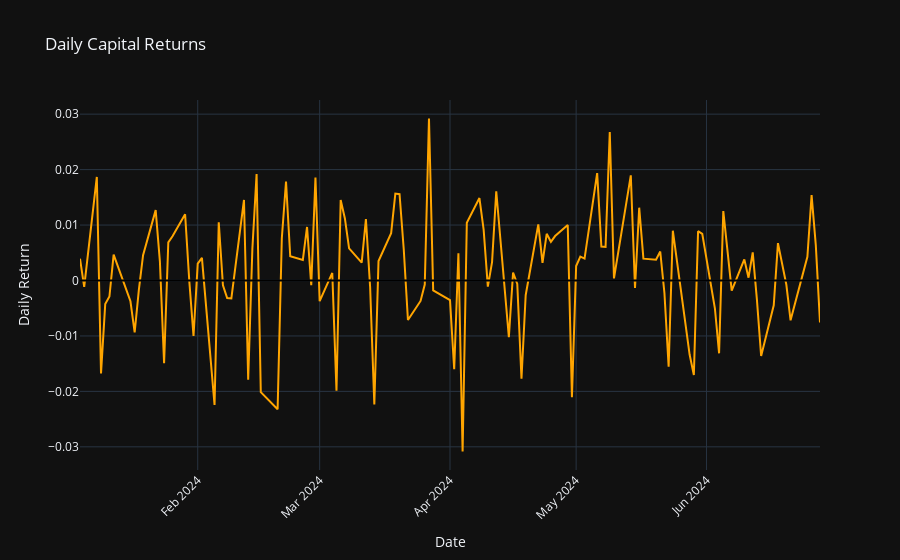
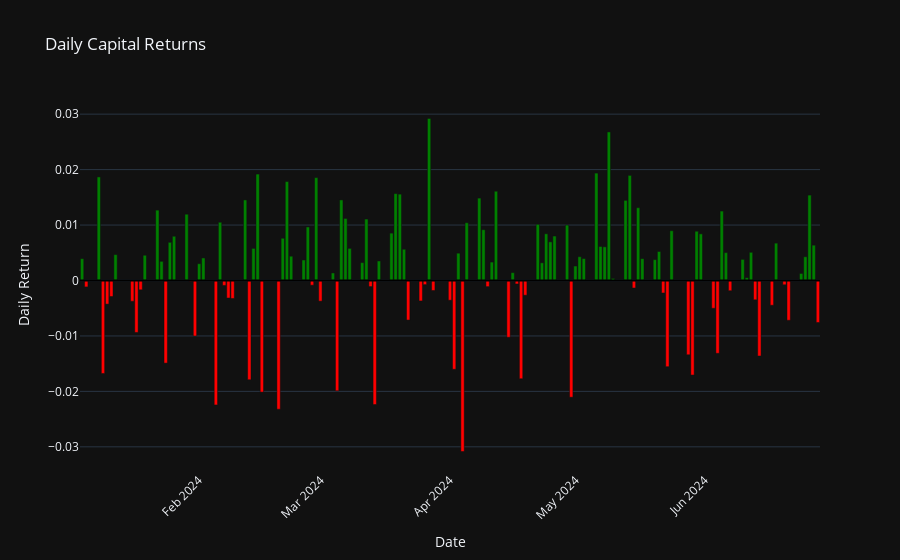
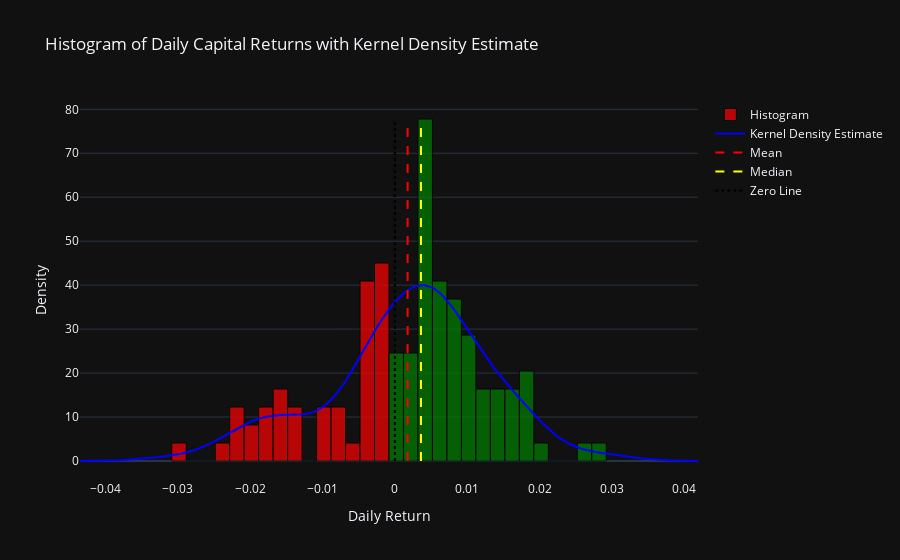
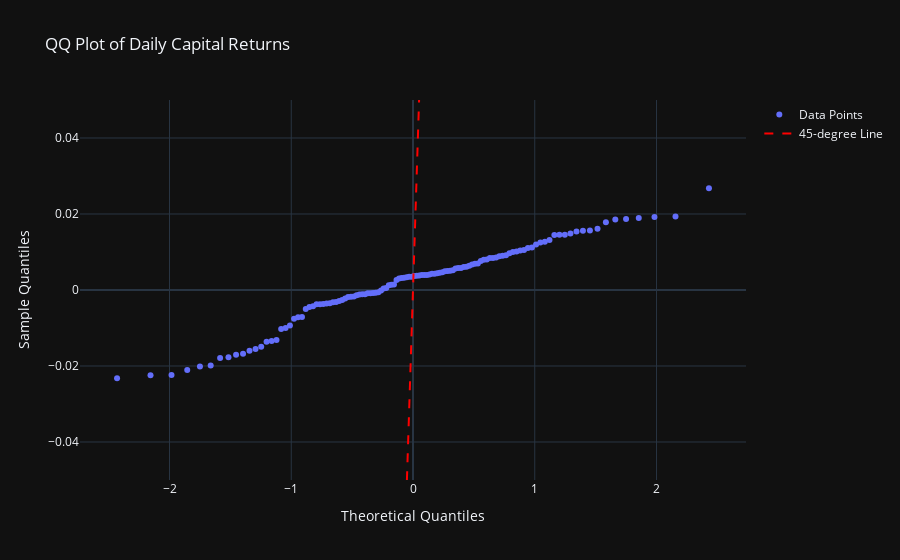

These figures' notebook cell, in order:
### Code cell
import yfinance as yf
import datetime as dt
import pandas as pd
import numpy as np
import plotly.graph_objects as go
import statsmodels.api as sm
from scipy import stats
from plotly.subplots import make_subplots
import seaborn as sns

# Load S&P 500 data
sp500_df = pd.read_csv(r'D:\pycharm\pythonProject\sp500_companies_info.csv')

# Define the list of active U.S. stock tickers
active_tickers = sp500_df['Symbol'].tolist()
start_date = '2024-01-01'
end_date = '2024-07-01'

tickers = pd.read_html('https://en.wikipedia.org/wiki/List_of_S%26P_500_companies')[0]

# Get the data for these tickers from Yahoo Finance
data_full = yf.download(tickers.Symbol.to_list(), start_date, end_date, auto_adjust=True)['Close']
data_full = data_full.ffill()

if data_full.empty:
    raise ValueError("No valid data was fetched after filtering valid tickers.")

# Calculate daily returns
daily_returns = np.round(np.log(data_full / data_full.shift(1)).ffill(), 3)

# Identify biggest losers
biggest_losers = daily_returns.apply(lambda day: day.nsmallest(10).index, axis=1)

# Backtest capital allocation on biggest losers
capital = 5000
capital_over_time = pd.DataFrame(index=daily_returns.index)

for i in range(len(daily_returns.index) - 1):
    losers = biggest_losers.iloc[i]
    prices_today_close = data_full.loc[daily_returns.index[i], losers]
    prices_tomorrow_close = data_full.loc[daily_returns.index[i + 1], losers]
    shares = (capital / 10) / prices_today_close
    capital = (shares * prices_tomorrow_close).sum()
    capital_over_time.loc[daily_returns.index[i + 1], 'Capital'] = capital

initial_capital = 5000

# Calculate total return
total_return = capital_over_time['Capital'].iloc[-1] - initial_capital

# Calculate ROI
roi = total_return / initial_capital

# Calculate the number of days for annualization
days = (capital_over_time.index[-1] - capital_over_time.index[0]).days

# Calculate annualized return
annualized_return = ((capital_over_time['Capital'].iloc[-1] / initial_capital) ** (365 / days)) - 1

daily_capital_returns = capital_over_time['Capital'].pct_change().dropna()
volatility = daily_capital_returns.std() * np.sqrt(252)
rolling_max = capital_over_time['Capital'].cummax()
drawdown = (capital_over_time['Capital'] - rolling_max) / rolling_max
max_drawdown = drawdown.min()
risk_free_rate = 0.01
sharpe_ratio = (daily_capital_returns.mean() - risk_free_rate) / daily_capital_returns.std()

num_trades = len(capital_over_time) - 1
winning_trades = daily_capital_returns[daily_capital_returns > 0].count()
losing_trades = daily_capital_returns[daily_capital_returns < 0].count()
win_rate = winning_trades / num_trades if num_trades > 0 else 0
average_profit = daily_capital_returns[daily_capital_returns > 0].mean()
average_loss = daily_capital_returns[daily_capital_returns < 0].mean()

# Additional Metrics
downside_returns = daily_capital_returns[daily_capital_returns < 0]
sortino_ratio = (daily_capital_returns.mean() - risk_free_rate) / downside_returns.std()
calmar_ratio = annualized_return / abs(max_drawdown)

# Print evaluation results
print(f"Initial Capital: ${initial_capital:.2f}")
print(f"Final Capital: ${capital_over_time['Capital'].iloc[-1]:.2f}")
print(f"Total Return: ${total_return:.2f} ({roi:.2%})")
print(f"Annualized Return: {annualized_return:.2%}")
print(f"Annualized Volatility: {volatility:.2%}")
print(f"Maximum Drawdown: {max_drawdown:.2%}")
print(f"Sharpe Ratio: {sharpe_ratio:.2f}")
print(f"Sortino Ratio: {sortino_ratio:.2f}")
print(f"Calmar Ratio: {calmar_ratio:.2f}")
print(f"Number of Trades: {num_trades}")
print(f"Winning Trades: {winning_trades} ({win_rate:.2%})")
print(f"Losing Trades: {losing_trades} ({(losing_trades / num_trades if num_trades > 0 else 0):.2%})")
print(f"Average Profit per Winning Trade: {average_profit:.2f}")
print(f"Average Loss per Losing Trade: {average_loss:.2f}")

# Visualize daily capital returns with Plotly
fig_returns = go.Figure()
fig_returns.add_trace(go.Scatter(x=daily_capital_returns.index, y=daily_capital_returns, mode='lines', name='Daily Capital Returns', line=dict(color='orange')))
fig_returns.add_hline(y=0, line_color='black')
fig_returns.update_layout(title='Daily Capital Returns', xaxis_title='Date', yaxis_title='Daily Return', xaxis_tickangle=-45)
fig_returns.show()

# Plotting Daily Capital Returns
fig1 = go.Figure()
fig1.add_trace(go.Bar(x=daily_capital_returns.index, 
                      y=daily_capital_returns, 
                      marker_color=['green' if value >= 0 else 'red' for value in daily_capital_returns],
                      name='Daily Returns'))
fig1.add_hline(y=0, line_color='black')
fig1.update_layout(title='Daily Capital Returns',
                   xaxis_title='Date',
                   yaxis_title='Daily Return',
                   xaxis_tickangle=-45)
fig1.show()

# Create a DataFrame for the histogram
hist_data = pd.DataFrame({'Daily Returns': daily_capital_returns})

n, bins = np.histogram(daily_capital_returns, bins=30, density=True)
bin_centers = 0.5 * (bins[:-1] + bins[1:])

# Calculate kernel density estimate
kde = sns.kdeplot(daily_capital_returns, bw_adjust=1, common_norm=False, fill=False).get_lines()[0]
kde_x = kde.get_xdata()
kde_y = kde.get_ydata()

# Create the histogram trace
hist_trace = go.Bar(
    x=bin_centers,
    y=n,
    width=np.diff(bins),
    marker=dict(
        color=['red' if bc <= 0 else 'green' for bc in bin_centers],
        line=dict(color='black', width=1)
    ),
    opacity=0.7,
    name='Histogram'
)

# Create the KDE trace
kde_trace = go.Scatter(
    x=kde_x,
    y=kde_y,
    mode='lines',
    name='Kernel Density Estimate',
    line=dict(color='blue', width=2)
)

# Create mean and median lines
mean_line = go.Scatter(
    x=[np.mean(daily_capital_returns)] * 2,
    y=[0, max(n)],
    mode='lines',
    name='Mean',
    line=dict(color='red', dash='dash')
)

median_line = go.Scatter(
    x=[np.median(daily_capital_returns)] * 2,
    y=[0, max(n)],
    mode='lines',
    name='Median',
    line=dict(color='yellow', dash='dash')
)

zero_line = go.Scatter(
    x=[0, 0],
    y=[0, max(n)],
    mode='lines',
    name='Zero Line',
    line=dict(color='black', dash='dot')
)

# Create the figure
fig = go.Figure(data=[hist_trace, kde_trace, mean_line, median_line, zero_line])

# Update layout
fig.update_layout(
    title='Histogram of Daily Capital Returns with Kernel Density Estimate',
    xaxis_title='Daily Return',
    yaxis_title='Density',
    barmode='overlay'
)

# Show the figure
fig.show()

# QQ Plot using Plotly
df = len(daily_capital_returns) - 1
quantiles = np.percentile(daily_capital_returns.dropna(), np.linspace(0, 100, len(daily_capital_returns.dropna())))
theoretical_quantiles = stats.t.ppf(np.linspace(0, 1, len(quantiles)), df)

# Create the QQ plot
fig3 = go.Figure()
fig3.add_trace(go.Scatter(x=theoretical_quantiles, y=quantiles, mode='markers', name='Data Points'))
fig3.add_trace(go.Scatter(x=theoretical_quantiles, 
                           y=theoretical_quantiles, 
                           mode='lines', 
                           name='45-degree Line', 
                           line=dict(color='red', dash='dash')))
fig3.update_layout(title='QQ Plot of Daily Capital Returns',
                   xaxis_title='Theoretical Quantiles',
                   yaxis_title='Sample Quantiles',
                   yaxis=dict(range=[-0.05, 0.05]),  # Set the y-axis range
                   showlegend=True)
fig3.show()

# Shapiro-Wilk test for normality
shapiro_stat, shapiro_p = stats.shapiro(daily_capital_returns)
alpha = 0.05
print(f'Shapiro-Wilk Test Statistic: {shapiro_stat:.4f}')
print(f'Shapiro-Wilk Test p-value: {shapiro_p:.4f}')
if shapiro_p > alpha:
    print('Fail to reject the null hypothesis: Daily returns are normally distributed.')
else:
    print('Reject the null hypothesis: Daily returns are not normally distributed.')

# Visualize capital over time with drawdown
rolling_max = capital_over_time['Capital'].cummax()
fig4 = go.Figure()
fig4.add_trace(go.Scatter(x=capital_over_time.index, y=capital_over_time['Capital'], 
                           mode='lines', name='Capital', line=dict(color='blue')))
fig4.add_trace(go.Scatter(x=capital_over_time.index, 
                           y=rolling_max, mode='lines', name='Rolling Max', line=dict(color='orange', dash='dash')))
fig4.add_trace(go.Scatter(x=capital_over_time.index, 
                           y=capital_over_time['Capital'], 
                           fill='tonexty', fillcolor='rgba(255, 0, 0, 0.5)', 
                           name='Drawdown', line=dict(color='red', width=0)))
fig4.update_layout(title='Capital Over Time with Drawdown',
                   xaxis_title='Date',
                   yaxis_title='Capital',
                   xaxis_tickangle=-45)
fig4.show()



def main(daily_returns):
    dates = daily_returns.index
    data = daily_returns.values
    
    # Create a figure with subplots for each month
    fig, axs = plt.subplots(3, 4, figsize=(15, 10))  # 3 rows and 4 columns for 12 months
    for ax, month in zip(axs.flatten(), range(1, 13)):
        # Filter dates and data for the current month
        month_dates = dates[dates.month == month]
        month_data = data[dates.month == month]

        # Only plot if there's data for the month
        if len(month_data) > 0:
            calendar_heatmap(ax, month_dates, month_data, month)
        else:
            ax.axis('off')  # Turn off the axis if no data for the month

    plt.tight_layout()
    plt.show()

def calendar_array(dates, data):
    if len(dates) == 0:  # Check if there are any dates
        return [], [], np.nan * np.zeros((6, 7))  # Return empty arrays and a blank calendar

    i, j = zip(*[d.isocalendar()[1:] for d in dates])
    i = np.array(i) - min(i)
    j = np.array(j) - 1
    ni = max(i) + 1

    calendar = np.nan * np.zeros((ni, 7))
    calendar[i, j] = data
    return i, j, calendar

def calendar_heatmap(ax, dates, data, month):
    i, j, calendar = calendar_array(dates, data)
    
    if len(i) > 0 and len(j) > 0:  # Ensure there are valid indices to plot
        im = ax.imshow(calendar, interpolation='none', cmap='RdYlGn', vmin=-0.1, vmax=0.1)
        label_days(ax, dates, i, j, calendar)
        ax.set_title(dt.date(2020, month, 1).strftime('%B'), fontsize=14)
        ax.figure.colorbar(im, ax=ax, label='Daily Return')

def label_days(ax, dates, i, j, calendar):
    day_of_month = np.nan * np.zeros(calendar.shape)
    day_of_month[i, j] = [d.day for d in dates]

    for (i, j), day in np.ndenumerate(day_of_month):
        if np.isfinite(day):
            ax.text(j, i, int(day), ha='center', va='center', color='black')

    ax.set(xticks=np.arange(7), 
           xticklabels=['M', 'T', 'W', 'T', 'F', 'S', 'S'])
    ax.xaxis.tick_top()

# Assuming daily_capital_returns is already calculated as in your previous code
main(daily_capital_returns)

### Figure 1 — Plotly figure (JSON) as saved in the notebook; plotly's stock layout.template omitted (floating-point values rounded to 4 significant figures)
{"data": [{"line": {"color": "orange"}, "mode": "lines", "name": "Daily Capital Returns", "x": ["2024-01-04T00:00:00", "2024-01-05T00:00:00", "2024-01-08T00:00:00", "2024-01-09T00:00:00", "2024-01-10T00:00:00", "2024-01-11T00:00:00", "2024-01-12T00:00:00", "2024-01-16T00:00:00", "2024-01-17T00:00:00", "2024-01-18T00:00:00", "2024-01-19T00:00:00", "2024-01-22T00:00:00", "2024-01-23T00:00:00", "2024-01-24T00:00:00", "2024-01-25T00:00:00", "2024-01-26T00:00:00", "2024-01-29T00:00:00", "2024-01-30T00:00:00", "2024-01-31T00:00:00", "2024-02-01T00:00:00", "2024-02-02T00:00:00", "2024-02-05T00:00:00", "2024-02-06T00:00:00", "2024-02-07T00:00:00", "2024-02-08T00:00:00", "2024-02-09T00:00:00", "2024-02-12T00:00:00", "2024-02-13T00:00:00", "2024-02-14T00:00:00", "2024-02-15T00:00:00", "2024-02-16T00:00:00", "2024-02-20T00:00:00", "2024-02-21T00:00:00", "2024-02-22T00:00:00", "2024-02-23T00:00:00", "2024-02-26T00:00:00", "2024-02-27T00:00:00", "2024-02-28T00:00:00", "2024-02-29T00:00:00", "2024-03-01T00:00:00", "2024-03-04T00:00:00", "2024-03-05T00:00:00", "2024-03-06T00:00:00", "2024-03-07T00:00:00", "2024-03-08T00:00:00", "2024-03-11T00:00:00", "2024-03-12T00:00:00", "2024-03-13T00:00:00", "2024-03-14T00:00:00", "2024-03-15T00:00:00", "2024-03-18T00:00:00", "2024-03-19T00:00:00", "2024-03-20T00:00:00", "2024-03-21T00:00:00", "2024-03-22T00:00:00", "2024-03-25T00:00:00", "2024-03-26T00:00:00", "2024-03-27T00:00:00", "2024-03-28T00:00:00", "2024-04-01T00:00:00", "2024-04-02T00:00:00", "2024-04-03T00:00:00", "2024-04-04T00:00:00", "2024-04-05T00:00:00", "2024-04-08T00:00:00", "2024-04-09T00:00:00", "2024-04-10T00:00:00", "2024-04-11T00:00:00", "2024-04-12T00:00:00", "2024-04-15T00:00:00", "2024-04-16T00:00:00", "2024-04-17T00:00:00", "2024-04-18T00:00:00", "2024-04-19T00:00:00", "2024-04-22T00:00:00", "2024-04-23T00:00:00", "2024-04-24T00:00:00", "2024-04-25T00:00:00", "2024-04-26T00:00:00", "2024-04-29T00:00:00", "2024-04-30T00:00:00", "2024-05-01T00:00:00", "2024-05-02T00:00:00", "2024-05-03T00:00:00", "2024-05-06T00:00:00", "2024-05-07T00:00:00", "2024-05-08T00:00:00", "2024-05-09T00:00:00", "2024-05-10T00:00:00", "2024-05-13T00:00:00", "2024-05-14T00:00:00", "2024-05-15T00:00:00", "2024-05-16T00:00:00", "2024-05-17T00:00:00", "2024-05-20T00:00:00", "2024-05-21T00:00:00", "2024-05-22T00:00:00", "2024-05-23T00:00:00", "2024-05-24T00:00:00", "2024-05-28T00:00:00", "2024-05-29T00:00:00", "2024-05-30T00:00:00", "2024-05-31T00:00:00", "2024-06-03T00:00:00", "2024-06-04T00:00:00", "2024-06-05T00:00:00", "2024-06-06T00:00:00", "2024-06-07T00:00:00", "2024-06-10T00:00:00", "2024-06-11T00:00:00", "2024-06-12T00:00:00", "2024-06-13T00:00:00", "2024-06-14T00:00:00", "2024-06-17T00:00:00", "2024-06-18T00:00:00", "2024-06-20T00:00:00", "2024-06-21T00:00:00", "2024-06-24T00:00:00", "2024-06-25T00:00:00", "2024-06-26T00:00:00", "2024-06-27T00:00:00", "2024-06-28T00:00:00"], "y": [0.003934, -0.001157, 0.01868, -0.01677, -0.004259, -0.002884, 0.004664, -0.00375, -0.009371, -0.001681, 0.004553, 0.01269, 0.003459, -0.0149, 0.006885, 0.007978, 0.01196, -0.0001535, -0.01001, 0.003029, 0.004067, -0.02245, 0.01051, -0.0008836, -0.003158, -0.003245, 0.01453, -0.0179, 0.005793, 0.01919, -0.02013, -0.02321, 0.007617, 0.01785, 0.00438, 0.003696, 0.009655, -0.0008429, 0.01856, -0.003724, 0.00136, -0.0199, 0.01453, 0.01119, 0.005789, 0.003222, 0.01108, -0.001097, -0.02237, 0.003516, 0.008543, 0.01567, 0.01557, 0.005637, -0.007133, -0.00369, -0.0007414, 0.02922, -0.001801, -0.003555, -0.01601, 0.004925, -0.03084, 0.01042, 0.01486, 0.009161, -0.001106, 0.003322, 0.0161, -0.01024, 0.001415, -0.0006231, -0.01772, -0.002654, 0.01013, 0.003189, 0.008426, 0.006974, 0.008018, 0.009995, -0.02105, 0.002609, 0.004292, 0.003957, 0.01937, 0.006137, 0.006075, 0.02679, 0.0003678, 0.01446, 0.01896, -0.00135, 0.01313, 0.003939, 0.003761, 0.005227, -0.00225, -0.01555, 0.008982, -0.0134, -0.01705, 0.008887, 0.00841, -0.005011, -0.01313, 0.01252, 0.005024, -0.001845, 0.003805, 0.0005112, 0.005083, -0.003482, -0.01362, -0.004462, 0.006737, -0.0007718, -0.007177, 0.00127, 0.004286, 0.01541, 0.00637, -0.007569], "type": "scatter"}], "layout": {"shapes": [{"line": {"color": "black"}, "type": "line", "x0": 0, "x1": 1, "xref": "x domain", "y0": 0, "y1": 0, "yref": "y"}], "xaxis": {"title": {"text": "Date"}, "tickangle": -45}, "title": {"text": "Daily Capital Returns"}, "yaxis": {"title": {"text": "Daily Return"}}}}

### Figure 2 — Plotly figure (JSON) as saved in the notebook; plotly's stock layout.template omitted (floating-point values rounded to 4 significant figures)
{"data": [{"marker": {"color": ["green", "red", "green", "red", "red", "red", "green", "red", "red", "red", "green", "green", "green", "red", "green", "green", "green", "red", "red", "green", "green", "red", "green", "red", "red", "red", "green", "red", "green", "green", "red", "red", "green", "green", "green", "green", "green", "red", "green", "red", "green", "red", "green", "green", "green", "green", "green", "red", "red", "green", "green", "green", "green", "green", "red", "red", "red", "green", "red", "red", "red", "green", "red", "green", "green", "green", "red", "green", "green", "red", "green", "red", "red", "red", "green", "green", "green", "green", "green", "green", "red", "green", "green", "green", "green", "green", "green", "green", "green", "green", "green", "red", "green", "green", "green", "green", "red", "red", "green", "red", "red", "green", "green", "red", "red", "green", "green", "red", "green", "green", "green", "red", "red", "red", "green", "red", "red", "green", "green", "green", "green", "red"]}, "name": "Daily Returns", "x": ["2024-01-04T00:00:00", "2024-01-05T00:00:00", "2024-01-08T00:00:00", "2024-01-09T00:00:00", "2024-01-10T00:00:00", "2024-01-11T00:00:00", "2024-01-12T00:00:00", "2024-01-16T00:00:00", "2024-01-17T00:00:00", "2024-01-18T00:00:00", "2024-01-19T00:00:00", "2024-01-22T00:00:00", "2024-01-23T00:00:00", "2024-01-24T00:00:00", "2024-01-25T00:00:00", "2024-01-26T00:00:00", "2024-01-29T00:00:00", "2024-01-30T00:00:00", "2024-01-31T00:00:00", "2024-02-01T00:00:00", "2024-02-02T00:00:00", "2024-02-05T00:00:00", "2024-02-06T00:00:00", "2024-02-07T00:00:00", "2024-02-08T00:00:00", "2024-02-09T00:00:00", "2024-02-12T00:00:00", "2024-02-13T00:00:00", "2024-02-14T00:00:00", "2024-02-15T00:00:00", "2024-02-16T00:00:00", "2024-02-20T00:00:00", "2024-02-21T00:00:00", "2024-02-22T00:00:00", "2024-02-23T00:00:00", "2024-02-26T00:00:00", "2024-02-27T00:00:00", "2024-02-28T00:00:00", "2024-02-29T00:00:00", "2024-03-01T00:00:00", "2024-03-04T00:00:00", "2024-03-05T00:00:00", "2024-03-06T00:00:00", "2024-03-07T00:00:00", "2024-03-08T00:00:00", "2024-03-11T00:00:00", "2024-03-12T00:00:00", "2024-03-13T00:00:00", "2024-03-14T00:00:00", "2024-03-15T00:00:00", "2024-03-18T00:00:00", "2024-03-19T00:00:00", "2024-03-20T00:00:00", "2024-03-21T00:00:00", "2024-03-22T00:00:00", "2024-03-25T00:00:00", "2024-03-26T00:00:00", "2024-03-27T00:00:00", "2024-03-28T00:00:00", "2024-04-01T00:00:00", "2024-04-02T00:00:00", "2024-04-03T00:00:00", "2024-04-04T00:00:00", "2024-04-05T00:00:00", "2024-04-08T00:00:00", "2024-04-09T00:00:00", "2024-04-10T00:00:00", "2024-04-11T00:00:00", "2024-04-12T00:00:00", "2024-04-15T00:00:00", "2024-04-16T00:00:00", "2024-04-17T00:00:00", "2024-04-18T00:00:00", "2024-04-19T00:00:00", "2024-04-22T00:00:00", "2024-04-23T00:00:00", "2024-04-24T00:00:00", "2024-04-25T00:00:00", "2024-04-26T00:00:00", "2024-04-29T00:00:00", "2024-04-30T00:00:00", "2024-05-01T00:00:00", "2024-05-02T00:00:00", "2024-05-03T00:00:00", "2024-05-06T00:00:00", "2024-05-07T00:00:00", "2024-05-08T00:00:00", "2024-05-09T00:00:00", "2024-05-10T00:00:00", "2024-05-13T00:00:00", "2024-05-14T00:00:00", "2024-05-15T00:00:00", "2024-05-16T00:00:00", "2024-05-17T00:00:00", "2024-05-20T00:00:00", "2024-05-21T00:00:00", "2024-05-22T00:00:00", "2024-05-23T00:00:00", "2024-05-24T00:00:00", "2024-05-28T00:00:00", "2024-05-29T00:00:00", "2024-05-30T00:00:00", "2024-05-31T00:00:00", "2024-06-03T00:00:00", "2024-06-04T00:00:00", "2024-06-05T00:00:00", "2024-06-06T00:00:00", "2024-06-07T00:00:00", "2024-06-10T00:00:00", "2024-06-11T00:00:00", "2024-06-12T00:00:00", "2024-06-13T00:00:00", "2024-06-14T00:00:00", "2024-06-17T00:00:00", "2024-06-18T00:00:00", "2024-06-20T00:00:00", "2024-06-21T00:00:00", "2024-06-24T00:00:00", "2024-06-25T00:00:00", "2024-06-26T00:00:00", "2024-06-27T00:00:00", "2024-06-28T00:00:00"], "y": [0.003934, -0.001157, 0.01868, -0.01677, -0.004259, -0.002884, 0.004664, -0.00375, -0.009371, -0.001681, 0.004553, 0.01269, 0.003459, -0.0149, 0.006885, 0.007978, 0.01196, -0.0001535, -0.01001, 0.003029, 0.004067, -0.02245, 0.01051, -0.0008836, -0.003158, -0.003245, 0.01453, -0.0179, 0.005793, 0.01919, -0.02013, -0.02321, 0.007617, 0.01785, 0.00438, 0.003696, 0.009655, -0.0008429, 0.01856, -0.003724, 0.00136, -0.0199, 0.01453, 0.01119, 0.005789, 0.003222, 0.01108, -0.001097, -0.02237, 0.003516, 0.008543, 0.01567, 0.01557, 0.005637, -0.007133, -0.00369, -0.0007414, 0.02922, -0.001801, -0.003555, -0.01601, 0.004925, -0.03084, 0.01042, 0.01486, 0.009161, -0.001106, 0.003322, 0.0161, -0.01024, 0.001415, -0.0006231, -0.01772, -0.002654, 0.01013, 0.003189, 0.008426, 0.006974, 0.008018, 0.009995, -0.02105, 0.002609, 0.004292, 0.003957, 0.01937, 0.006137, 0.006075, 0.02679, 0.0003678, 0.01446, 0.01896, -0.00135, 0.01313, 0.003939, 0.003761, 0.005227, -0.00225, -0.01555, 0.008982, -0.0134, -0.01705, 0.008887, 0.00841, -0.005011, -0.01313, 0.01252, 0.005024, -0.001845, 0.003805, 0.0005112, 0.005083, -0.003482, -0.01362, -0.004462, 0.006737, -0.0007718, -0.007177, 0.00127, 0.004286, 0.01541, 0.00637, -0.007569], "type": "bar"}], "layout": {"shapes": [{"line": {"color": "black"}, "type": "line", "x0": 0, "x1": 1, "xref": "x domain", "y0": 0, "y1": 0, "yref": "y"}], "xaxis": {"title": {"text": "Date"}, "tickangle": -45}, "title": {"text": "Daily Capital Returns"}, "yaxis": {"title": {"text": "Daily Return"}}}}

### Figure 3 — Plotly figure (JSON) as saved in the notebook; plotly's stock layout.template omitted (floating-point values rounded to 4 significant figures; data arrays with more than 128 entries replaced by an {"elided": "..."} marker saying what was removed)
{"data": [{"marker": {"color": ["red", "red", "red", "red", "red", "red", "red", "red", "red", "red", "red", "red", "red", "red", "red", "green", "green", "green", "green", "green", "green", "green", "green", "green", "green", "green", "green", "green", "green", "green"], "line": {"color": "black", "width": 1}}, "name": "Histogram", "opacity": 0.7, "width": [0.002002, 0.002002, 0.002002, 0.002002, 0.002002, 0.002002, 0.002002, 0.002002, 0.002002, 0.002002, 0.002002, 0.002002, 0.002002, 0.002002, 0.002002, 0.002002, 0.002002, 0.002002, 0.002002, 0.002002, 0.002002, 0.002002, 0.002002, 0.002002, 0.002002, 0.002002, 0.002002, 0.002002, 0.002002, 0.002002], "x": [-0.02984, -0.02784, -0.02584, -0.02384, -0.02183, -0.01983, -0.01783, -0.01583, -0.01383, -0.01182, -0.009822, -0.00782, -0.005818, -0.003816, -0.001814, 0.0001881, 0.00219, 0.004192, 0.006194, 0.008196, 0.0102, 0.0122, 0.0142, 0.0162, 0.01821, 0.02021, 0.02221, 0.02421, 0.02621, 0.02822], "y": [4.094, 0.0, 0.0, 4.094, 12.28, 8.189, 12.28, 16.38, 12.28, 0.0, 12.28, 12.28, 4.094, 40.94, 45.04, 24.57, 24.57, 77.79, 40.94, 36.85, 28.66, 16.38, 16.38, 16.38, 20.47, 4.094, 0.0, 0.0, 4.094, 4.094], "type": "bar"}, {"line": {"color": "blue", "width": 2}, "mode": "lines", "name": "Kernel Density Estimate", "x": {"elided": "200 float values"}, "y": {"elided": "200 float values"}, "type": "scatter"}, {"line": {"color": "red", "dash": "dash"}, "mode": "lines", "name": "Mean", "x": [0.001759, 0.001759], "y": [0, 77.79], "type": "scatter"}, {"line": {"color": "yellow", "dash": "dash"}, "mode": "lines", "name": "Median", "x": [0.003606, 0.003606], "y": [0, 77.79], "type": "scatter"}, {"line": {"color": "black", "dash": "dot"}, "mode": "lines", "name": "Zero Line", "x": [0, 0], "y": [0, 77.79], "type": "scatter"}], "layout": {"title": {"text": "Histogram of Daily Capital Returns with Kernel Density Estimate"}, "xaxis": {"title": {"text": "Daily Return"}}, "yaxis": {"title": {"text": "Density"}}, "barmode": "overlay"}}

### Figure 4 — Plotly figure (JSON) as saved in the notebook; plotly's stock layout.template omitted (floating-point values rounded to 4 significant figures)
{"data": [{"mode": "markers", "name": "Data Points", "x": [null, -2.431, -2.156, -1.983, -1.854, -1.75, -1.662, -1.584, -1.516, -1.453, -1.396, -1.343, -1.293, -1.247, -1.203, -1.161, -1.121, -1.083, -1.046, -1.011, -0.9769, -0.9439, -0.9119, -0.8808, -0.8506, -0.8211, -0.7923, -0.7641, -0.7366, -0.7096, -0.6831, -0.657, -0.6315, -0.6063, -0.5815, -0.5571, -0.533, -0.5092, -0.4856, -0.4624, -0.4394, -0.4166, -0.3941, -0.3717, -0.3496, -0.3276, -0.3057, -0.284, -0.2625, -0.2411, -0.2197, -0.1985, -0.1774, -0.1563, -0.1353, -0.1144, -0.09355, -0.07272, -0.05192, -0.03114, -0.01038, 0.01038, 0.03114, 0.05192, 0.07272, 0.09355, 0.1144, 0.1353, 0.1563, 0.1774, 0.1985, 0.2197, 0.2411, 0.2625, 0.284, 0.3057, 0.3276, 0.3496, 0.3717, 0.3941, 0.4166, 0.4394, 0.4624, 0.4856, 0.5092, 0.533, 0.5571, 0.5815, 0.6063, 0.6315, 0.657, 0.6831, 0.7096, 0.7366, 0.7641, 0.7923, 0.8211, 0.8506, 0.8808, 0.9119, 0.9439, 0.9769, 1.011, 1.046, 1.083, 1.121, 1.161, 1.203, 1.247, 1.293, 1.343, 1.396, 1.453, 1.516, 1.584, 1.662, 1.75, 1.854, 1.983, 2.156, 2.431, null], "y": [-0.03084, -0.02321, -0.02245, -0.02237, -0.02105, -0.02013, -0.0199, -0.0179, -0.01772, -0.01705, -0.01677, -0.01601, -0.01555, -0.0149, -0.01362, -0.0134, -0.01313, -0.01024, -0.01001, -0.009371, -0.007569, -0.007177, -0.007133, -0.005011, -0.004462, -0.004259, -0.00375, -0.003724, -0.00369, -0.003555, -0.003482, -0.003245, -0.003158, -0.002884, -0.002654, -0.00225, -0.001845, -0.001801, -0.001681, -0.00135, -0.001157, -0.001106, -0.001097, -0.0008836, -0.0008429, -0.0007718, -0.0007414, -0.0006231, -0.0001535, 0.0003678, 0.0005112, 0.00127, 0.00136, 0.001415, 0.002609, 0.003029, 0.003189, 0.003222, 0.003322, 0.003459, 0.003516, 0.003696, 0.003761, 0.003805, 0.003934, 0.003939, 0.003957, 0.004067, 0.004286, 0.004292, 0.00438, 0.004553, 0.004664, 0.004925, 0.005024, 0.005083, 0.005227, 0.005637, 0.005789, 0.005793, 0.006075, 0.006137, 0.00637, 0.006737, 0.006885, 0.006974, 0.007617, 0.007978, 0.008018, 0.00841, 0.008426, 0.008543, 0.008887, 0.008982, 0.009161, 0.009655, 0.009995, 0.01013, 0.01042, 0.01051, 0.01108, 0.01119, 0.01196, 0.01252, 0.01269, 0.01313, 0.01446, 0.01453, 0.01453, 0.01486, 0.01541, 0.01557, 0.01567, 0.0161, 0.01785, 0.01856, 0.01868, 0.01896, 0.01919, 0.01937, 0.02679, 0.02922], "type": "scatter"}, {"line": {"color": "red", "dash": "dash"}, "mode": "lines", "name": "45-degree Line", "x": [null, -2.431, -2.156, -1.983, -1.854, -1.75, -1.662, -1.584, -1.516, -1.453, -1.396, -1.343, -1.293, -1.247, -1.203, -1.161, -1.121, -1.083, -1.046, -1.011, -0.9769, -0.9439, -0.9119, -0.8808, -0.8506, -0.8211, -0.7923, -0.7641, -0.7366, -0.7096, -0.6831, -0.657, -0.6315, -0.6063, -0.5815, -0.5571, -0.533, -0.5092, -0.4856, -0.4624, -0.4394, -0.4166, -0.3941, -0.3717, -0.3496, -0.3276, -0.3057, -0.284, -0.2625, -0.2411, -0.2197, -0.1985, -0.1774, -0.1563, -0.1353, -0.1144, -0.09355, -0.07272, -0.05192, -0.03114, -0.01038, 0.01038, 0.03114, 0.05192, 0.07272, 0.09355, 0.1144, 0.1353, 0.1563, 0.1774, 0.1985, 0.2197, 0.2411, 0.2625, 0.284, 0.3057, 0.3276, 0.3496, 0.3717, 0.3941, 0.4166, 0.4394, 0.4624, 0.4856, 0.5092, 0.533, 0.5571, 0.5815, 0.6063, 0.6315, 0.657, 0.6831, 0.7096, 0.7366, 0.7641, 0.7923, 0.8211, 0.8506, 0.8808, 0.9119, 0.9439, 0.9769, 1.011, 1.046, 1.083, 1.121, 1.161, 1.203, 1.247, 1.293, 1.343, 1.396, 1.453, 1.516, 1.584, 1.662, 1.75, 1.854, 1.983, 2.156, 2.431, null], "y": [null, -2.431, -2.156, -1.983, -1.854, -1.75, -1.662, -1.584, -1.516, -1.453, -1.396, -1.343, -1.293, -1.247, -1.203, -1.161, -1.121, -1.083, -1.046, -1.011, -0.9769, -0.9439, -0.9119, -0.8808, -0.8506, -0.8211, -0.7923, -0.7641, -0.7366, -0.7096, -0.6831, -0.657, -0.6315, -0.6063, -0.5815, -0.5571, -0.533, -0.5092, -0.4856, -0.4624, -0.4394, -0.4166, -0.3941, -0.3717, -0.3496, -0.3276, -0.3057, -0.284, -0.2625, -0.2411, -0.2197, -0.1985, -0.1774, -0.1563, -0.1353, -0.1144, -0.09355, -0.07272, -0.05192, -0.03114, -0.01038, 0.01038, 0.03114, 0.05192, 0.07272, 0.09355, 0.1144, 0.1353, 0.1563, 0.1774, 0.1985, 0.2197, 0.2411, 0.2625, 0.284, 0.3057, 0.3276, 0.3496, 0.3717, 0.3941, 0.4166, 0.4394, 0.4624, 0.4856, 0.5092, 0.533, 0.5571, 0.5815, 0.6063, 0.6315, 0.657, 0.6831, 0.7096, 0.7366, 0.7641, 0.7923, 0.8211, 0.8506, 0.8808, 0.9119, 0.9439, 0.9769, 1.011, 1.046, 1.083, 1.121, 1.161, 1.203, 1.247, 1.293, 1.343, 1.396, 1.453, 1.516, 1.584, 1.662, 1.75, 1.854, 1.983, 2.156, 2.431, null], "type": "scatter"}], "layout": {"yaxis": {"title": {"text": "Sample Quantiles"}, "range": [-0.05, 0.05]}, "title": {"text": "QQ Plot of Daily Capital Returns"}, "xaxis": {"title": {"text": "Theoretical Quantiles"}}, "showlegend": true}}
